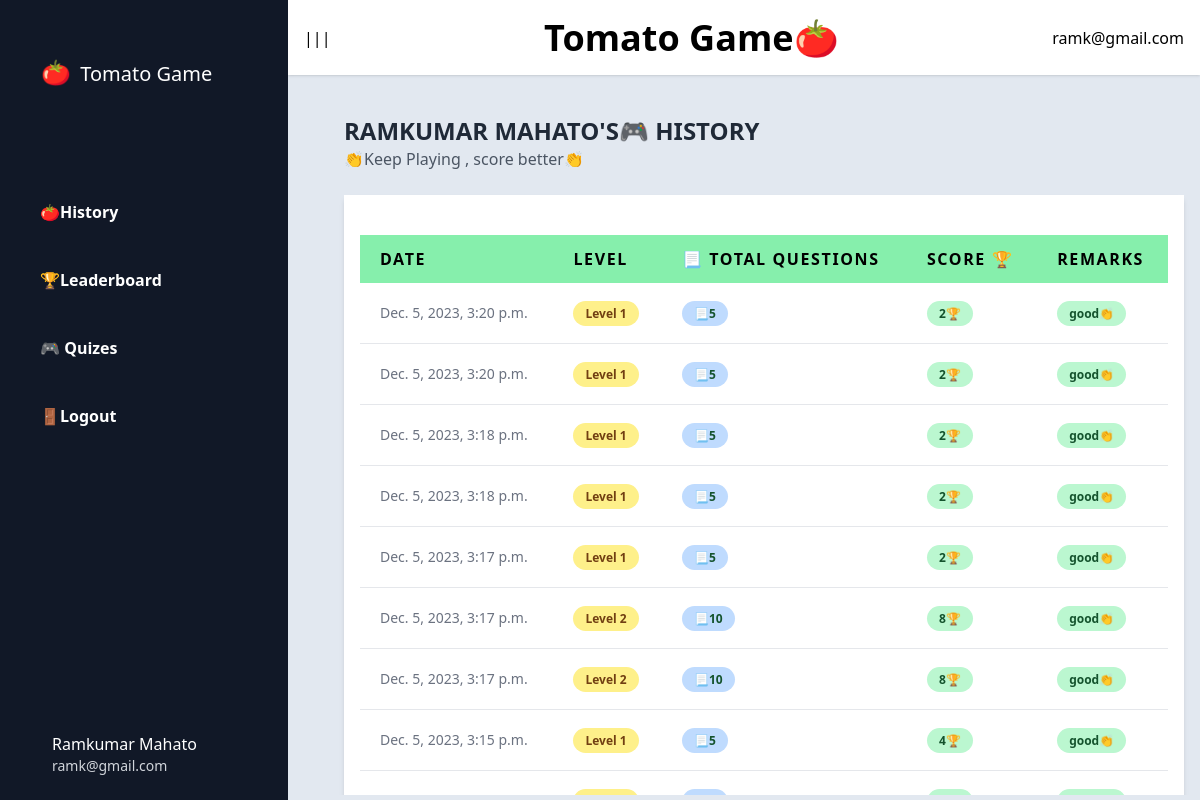
Screenshot of /history (signed in) with the database file from the repository.
### quizzer/models.py (models this page shows, shortened)
class GameHistory(models.Model):
    student = models.ForeignKey(User,on_delete=models.CASCADE)
    gamedate = models.DateTimeField(auto_now_add=True)
    level_achieved = models.PositiveSmallIntegerField(default=0)
    total_questions = models.PositiveSmallIntegerField(default=0)
    score = models.PositiveSmallIntegerField(default=0)
    remarks = models.CharField(max_length=20,default='No remarks')

### quizzer/views.py (the view)
# urls.py: path('history',views.history, name='history'),
def history(request):
    print("history")
    history = get_student_game_history(request)
    print(history)
    return render(request,'main/quiz/history.html',{'history':history})

### quizzer/gameview.py (called while the page is built)
def get_student_game_history(request):
    history = GameHistory.objects.filter(student=request.user).order_by('-gamedate').values()
    return history

### templates/main/quiz/history.html (shortened to what this page needs)
{% extends 'base.html' %}
{% load static %}
{% block content %}
<div class="bg-slate-200 flex h-screen">
    {% include 'components/sidebar.html' %}
    <div class="flex h-full w-full flex-col">
        {% include 'components/header.html' %}
        <div class="h-full overflow-hidden pl-10 ">
            <main id="dashboard-main" class="h-[calc(100vh-5rem)] overflow-hidden px-4 py-10">
                {% include 'components/userhistory.html' %}
    </main>
</div>
</div>
</div>
{% endblock content%}

### templates/base.html (shortened to what this page needs)
<!DOCTYPE html>
<html lang="en">
<head>
    <script src="https://cdn.tailwindcss.com"></script>
</head>
<body>
    {% block content %}  {% endblock content%}
</body>
</html>

### templates/components/sidebar.html (shortened to what this page needs)
<aside id="asidebox" class="fixed z-50 md:relative ">
    <nav aria-label="Sidebar Navigation"
        class="peer-checked:w-64 left-0 z-10 flex h-screen w-0 flex-col overflow-hidden bg-gray-900 text-white transition-all md:h-screen md:w-64 lg:w-72">
        <div class=" mt-5 py-4 pl-10 md:mt-10">
            <span class="">
                <span
                    class="mr-1 inline-flex h-8 w-8 items-center justify-center rounded-full  align-bottom text-2xl font-bold">🍅</span>
                <span class="text-xl">Tomato Game</span>
            </span>
        </div>
        <ul class="mt-8 space-y-3 md:mt-20">
            <li class="relative">
                <a href="{% url 'history'%}"
                    class=" flex w-full space-x-2 rounded-md px-10 py-4 font-semibold">
                    <span class=" ">🍅History</span>
                    </a>
            </li>
            <li class="relative">
                <a href="{% url 'leaderboard'%}"
                    class=" flex w-full space-x-2 rounded-md px-10 py-4 font-semibold ">
                    <span class=""> 🏆Leaderboard</span>
                    </a>
            </li>
            <li class="relative">
                <a href="{% url 'game'%}"
                    class=" flex w-full space-x-2 rounded-md px-10 py-4 text-white ">
                    <span class=" text-white font-bold"> 🎮 Quizes</span>
                    </a>
            </li>
            <li class="relative">
                <a href="{% url 'logout_view'%}"
                    class="flex w-full space-x-2 rounded-md px-10 py-4 font-semibold">
                    <span class="">🚪Logout</span>
                </a>
            </li>
        </ul>
        <div class="my-6 mt-auto ml-10 flex cursor-pointer">
            <div class="ml-3">
                <p class="font-medium">{{user.username}}</p>
                <p class="text-sm text-gray-300">{{user.email}}</p>
            </div>
        </div>
    </nav>
</aside>

### templates/components/header.html
<header class="relative flex flex-col items-center bg-white px-4 py-4 shadow sm:flex-row md:h-20">
    <div
        class="flex w-full flex-col justify-between overflow-hidden transition-all sm:max-h-full sm:flex-row sm:items-center">
        <button onclick="sidebartoggle()">|||</button>
        <span class="text-4xl font-bold">Tomato Game🍅 </span>
        <span>{{user.email}}</span>
    </div>
</header>

### templates/components/userhistory.html (shortened to what this page needs)
<h1 class="text-2xl  font-black text-gray-800 uppercase">{{request.user}}'s🎮 History</h1>
<p class="mb-6  text-gray-600">👏Keep Playing , score better👏</p>
<div class="flex flex-wrap gap-x-4 gap-y-8">
    <div id="leaderboard" class="w-full bg-white p-10 shadow-md  h-[100vh] overflow-auto px-4 py-10">
            <table class="w-full" id="">
                <thead>
                  <tr class="bg-green-300 text-left  font-extrabold uppercase tracking-widest text-Black">
                    <th class="px-5 py-3">Date</th>
                    <th class="px-5 py-3">Level</th>
                    <th class="px-5 py-3">📃 Total Questions </th>
                    <th class="px-5 py-3">Score 🏆</th>
                    <th class="px-5 py-3">Remarks</th>
                  </tr>
                </thead>
                <tbody class="text-gray-500">
                  {% for h in history %}
                  <tr>
                    <td class="border-b border-gray-200 bg-white px-5 py-5 text-sm">
                      <p class="whitespace-no-wrap">{{h.gamedate}}</p>
                    </td>
                    <td class="border-b border-gray-200 bg-white px-5 py-5 text-sm">
                      <span class="rounded-full bg-yellow-200 px-3 py-1 text-xs font-semibold text-yellow-900">Level {{h.level_achieved}}</span>
                    </td>
                    <td class="border-b border-gray-200 bg-white  px-5 py-5 text-sm">
                      <span class="rounded-full bg-blue-200 px-3 py-1 text-xs font-semibold text-green-900">📃{{h.total_questions}}</span>
                    </td>
                    <td class="border-b border-gray-200 bg-white px-5 py-5 text-sm">
                      <span class="rounded-full bg-green-200 px-3 py-1 text-xs font-semibold text-green-900">{{h.score}}🏆</span>
                    </td>
                    <td class="border-b border-gray-200 bg-white px-5 py-5 text-sm">
                      <span class="rounded-full bg-green-200 px-3 py-1 text-xs font-semibold text-green-900">{{h.remarks}}👏</span>
                    </td>
                  </tr>
                  {% endfor %}
                </tbody>
              </table>
    </div>
</div>

### rows the page displays
GameHistory: gamedate "Dec. 5, 2023, 3:20 p.m.", level_achieved "1", total_questions "5", score "2", remarks "good"
GameHistory: gamedate "Dec. 5, 2023, 3:20 p.m.", level_achieved "1", total_questions "5", score "2", remarks "good"
GameHistory: gamedate "Dec. 5, 2023, 3:18 p.m.", level_achieved "1", total_questions "5", score "2", remarks "good"
GameHistory: gamedate "Dec. 5, 2023, 3:18 p.m.", level_achieved "1", total_questions "5", score "2", remarks "good"
GameHistory: gamedate "Dec. 5, 2023, 3:17 p.m.", level_achieved "1", total_questions "5", score "2", remarks "good"
GameHistory: gamedate "Dec. 5, 2023, 3:17 p.m.", level_achieved "2", total_questions "10", score "8", remarks "good"
GameHistory: gamedate "Dec. 5, 2023, 3:17 p.m.", level_achieved "2", total_questions "10", score "8", remarks "good"
GameHistory: gamedate "Dec. 5, 2023, 3:15 p.m.", level_achieved "1", total_questions "5", score "4", remarks "good"

### other values shown
{{ user.username }} "Ramkumar Mahato"
{{ user.email }} "ramk@gmail.com"
{{ request.user }} "RAMKUMAR MAHATO"
